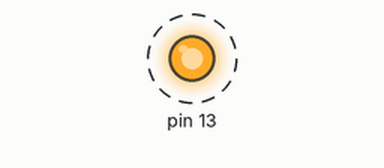
Bench run of a sketch on a simulated Arduino Uno, built with avr-gcc and run on an emulated ATmega328P. On the bench: output pins drawn as LEDs (lit = HIGH). Dashed ring = blinking. What the sketch prints to the serial monitor is not drawn.

Above: at 0.5 s.
Timing chart, 0 to 4.6 s (numbered marks = the images above):
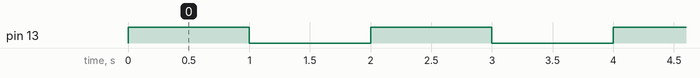

The sketch:

Ejercicio43-Blink_Funcion.ino
```cpp
void setup() {
  Serial.begin(9600);
  pinMode(13, OUTPUT);
}

void loop() {
  enciendo();
  delay(1000);
  apago();
  delay(1000);
}

void enciendo() {
  Serial.println("Enciendo...");
  digitalWrite(13, HIGH);
}

void apago(){
  Serial.println("Apago...");
  digitalWrite(13, LOW);
}
```

Measured:
- by itself, pin 13: alternates HIGH for 1.0 s and LOW for 1.0 s
